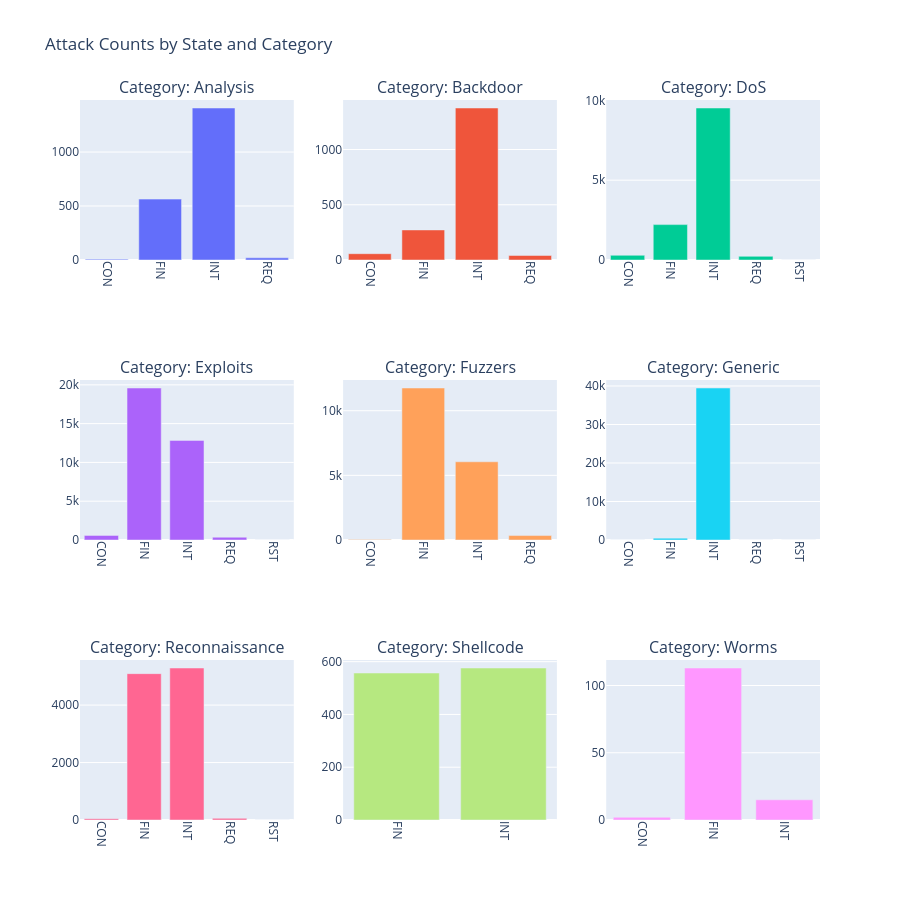

This figure's notebook cell:
### Code cell
# Create a 3x3 subplot grid
fig = make_subplots(rows=3, cols=3,
                    subplot_titles=('Category: Analysis', 'Category: Backdoor', 'Category: DoS',
                                    'Category: Exploits', 'Category: Fuzzers', 'Category: Generic',
                                    'Category: Reconnaissance', 'Category: Shellcode', 'Category: Worms'))

# List of attack categories
categories = ['Analysis', 'Backdoor', 'DoS', 'Exploits', 'Fuzzers', 'Generic', 'Reconnaissance', 'Shellcode', 'Worms']

# Define the row and column positions for the plots
positions = [(1,1), (1,2), (1,3), (2,1), (2,2), (2,3), (3,1), (3,2), (3,3)]

# Loop through the attack categories and create a bar plot for each one
for i, category in enumerate(categories):
    # Filter the dataframe for each attack category
    df_filtered = df_attacks_cat_state[df_attacks_cat_state['attack_cat'] == category]

    # Add bar plot to the subplot
    fig.add_trace(go.Bar(x=df_filtered['state'], y=df_filtered['Count'], name=category,
                         marker_color=px.colors.qualitative.Plotly[i]),
                  row=positions[i][0], col=positions[i][1])

# Update the layout of the entire figure
fig.update_layout(height=900, width=900, title_text="Attack Counts by State and Category", showlegend=False)

# Rotate x-axis labels for better readability
fig.update_xaxes(tickangle=90)

# Show the plot
fig.show()

### Figure 1 — Plotly figure (JSON) as saved in the notebook; plotly's stock layout.template omitted (floating-point values rounded to 4 significant figures)
{"data": [{"marker": {"color": "#636EFA"}, "name": "Analysis", "type": "bar", "x": ["CON", "FIN", "INT", "REQ"], "xaxis": "x", "y": [8, 564, 1408, 20], "yaxis": "y"}, {"marker": {"color": "#EF553B"}, "name": "Backdoor", "type": "bar", "x": ["CON", "FIN", "INT", "REQ"], "xaxis": "x2", "y": [57, 272, 1376, 41], "yaxis": "y2"}, {"marker": {"color": "#00CC96"}, "name": "DoS", "type": "bar", "x": ["CON", "FIN", "INT", "REQ", "RST"], "xaxis": "x3", "y": [295, 2216, 9521, 230, 2], "yaxis": "y3"}, {"marker": {"color": "#AB63FA"}, "name": "Exploits", "type": "bar", "x": ["CON", "FIN", "INT", "REQ", "RST"], "xaxis": "x4", "y": [596, 19591, 12839, 360, 7], "yaxis": "y4"}, {"marker": {"color": "#FFA15A"}, "name": "Fuzzers", "type": "bar", "x": ["CON", "FIN", "INT", "REQ"], "xaxis": "x5", "y": [32, 11758, 6050, 344], "yaxis": "y5"}, {"marker": {"color": "#19D3F3"}, "name": "Generic", "type": "bar", "x": ["CON", "FIN", "INT", "REQ", "RST"], "xaxis": "x6", "y": [17, 484, 39484, 14, 1], "yaxis": "y6"}, {"marker": {"color": "#FF6692"}, "name": "Reconnaissance", "type": "bar", "x": ["CON", "FIN", "INT", "REQ", "RST"], "xaxis": "x7", "y": [46, 5095, 5291, 57, 2], "yaxis": "y7"}, {"marker": {"color": "#B6E880"}, "name": "Shellcode", "type": "bar", "x": ["FIN", "INT"], "xaxis": "x8", "y": [557, 576], "yaxis": "y8"}, {"marker": {"color": "#FF97FF"}, "name": "Worms", "type": "bar", "x": ["CON", "FIN", "INT"], "xaxis": "x9", "y": [2, 113, 15], "yaxis": "y9"}], "layout": {"annotations": [{"font": {"size": 16}, "showarrow": false, "text": "Category: Analysis", "x": 0.1444, "xanchor": "center", "xref": "paper", "y": 1, "yanchor": "bottom", "yref": "paper"}, {"font": {"size": 16}, "showarrow": false, "text": "Category: Backdoor", "x": 0.5, "xanchor": "center", "xref": "paper", "y": 1, "yanchor": "bottom", "yref": "paper"}, {"font": {"size": 16}, "showarrow": false, "text": "Category: DoS", "x": 0.8556, "xanchor": "center", "xref": "paper", "y": 1, "yanchor": "bottom", "yref": "paper"}, {"font": {"size": 16}, "showarrow": false, "text": "Category: Exploits", "x": 0.1444, "xanchor": "center", "xref": "paper", "y": 0.6111, "yanchor": "bottom", "yref": "paper"}, {"font": {"size": 16}, "showarrow": false, "text": "Category: Fuzzers", "x": 0.5, "xanchor": "center", "xref": "paper", "y": 0.6111, "yanchor": "bottom", "yref": "paper"}, {"font": {"size": 16}, "showarrow": false, "text": "Category: Generic", "x": 0.8556, "xanchor": "center", "xref": "paper", "y": 0.6111, "yanchor": "bottom", "yref": "paper"}, {"font": {"size": 16}, "showarrow": false, "text": "Category: Reconnaissance", "x": 0.1444, "xanchor": "center", "xref": "paper", "y": 0.2222, "yanchor": "bottom", "yref": "paper"}, {"font": {"size": 16}, "showarrow": false, "text": "Category: Shellcode", "x": 0.5, "xanchor": "center", "xref": "paper", "y": 0.2222, "yanchor": "bottom", "yref": "paper"}, {"font": {"size": 16}, "showarrow": false, "text": "Category: Worms", "x": 0.8556, "xanchor": "center", "xref": "paper", "y": 0.2222, "yanchor": "bottom", "yref": "paper"}], "height": 900, "showlegend": false, "title": {"text": "Attack Counts by State and Category"}, "width": 900, "xaxis": {"anchor": "y", "domain": [0, 0.2889], "tickangle": 90}, "xaxis2": {"anchor": "y2", "domain": [0.3556, 0.6444], "tickangle": 90}, "xaxis3": {"anchor": "y3", "domain": [0.7111, 1], "tickangle": 90}, "xaxis4": {"anchor": "y4", "domain": [0, 0.2889], "tickangle": 90}, "xaxis5": {"anchor": "y5", "domain": [0.3556, 0.6444], "tickangle": 90}, "xaxis6": {"anchor": "y6", "domain": [0.7111, 1], "tickangle": 90}, "xaxis7": {"anchor": "y7", "domain": [0, 0.2889], "tickangle": 90}, "xaxis8": {"anchor": "y8", "domain": [0.3556, 0.6444], "tickangle": 90}, "xaxis9": {"anchor": "y9", "domain": [0.7111, 1], "tickangle": 90}, "yaxis": {"anchor": "x", "domain": [0.7778, 1]}, "yaxis2": {"anchor": "x2", "domain": [0.7778, 1]}, "yaxis3": {"anchor": "x3", "domain": [0.7778, 1]}, "yaxis4": {"anchor": "x4", "domain": [0.3889, 0.6111]}, "yaxis5": {"anchor": "x5", "domain": [0.3889, 0.6111]}, "yaxis6": {"anchor": "x6", "domain": [0.3889, 0.6111]}, "yaxis7": {"anchor": "x7", "domain": [0, 0.2222]}, "yaxis8": {"anchor": "x8", "domain": [0, 0.2222]}, "yaxis9": {"anchor": "x9", "domain": [0, 0.2222]}}}
